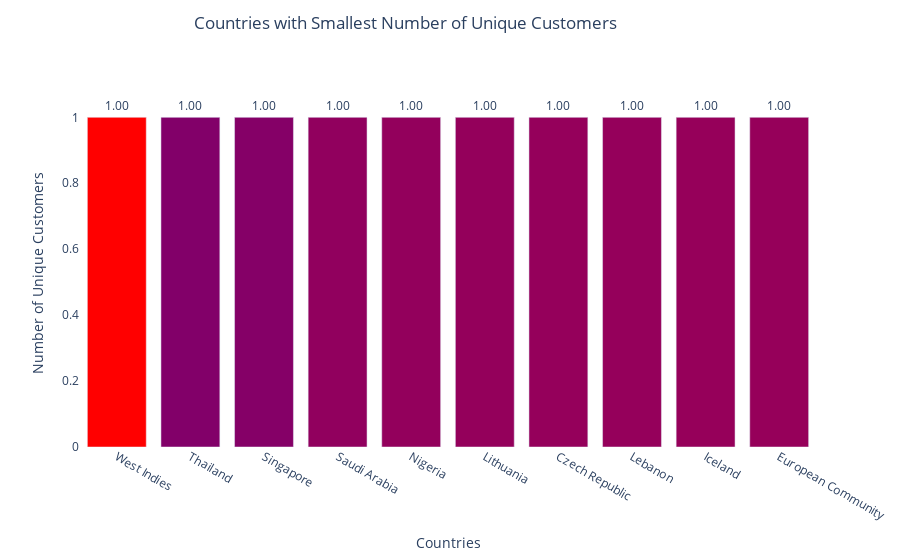

Notebook code cell kept with this figure:
### Code cell
fig = go.Figure(data=[
    go.Bar(name='Countries with Smallest Number of Unique Customers', 
           x=retail_countries_customers_asc['Country'].astype(str), 
           y=retail_countries_customers_asc['Customer Count'],
           marker_opacity=1,
           marker={'color': retail_countries_customers_desc['Customer Count'],
                   'colorscale': 'Rainbow'}
          )
    ])

fig.update_traces(texttemplate='%{y:.3s}', textposition='outside')

fig.update_layout(title='Countries with Smallest Number of Unique Customers',
                  title_x=0.45,
                  title_y=0.97,
                  xaxis_title="Countries",
                  yaxis_title="Number of Unique Customers",
                  plot_bgcolor='white')
fig.show()

### Figure 1 — Plotly figure (JSON) as saved in the notebook; plotly's stock layout.template omitted (floating-point values rounded to 4 significant figures)
{"data": [{"marker": {"color": [5410, 107, 95, 41, 29, 24, 23, 22, 19, 17], "colorscale": [[0, "rgb(150,0,90)"], [0.125, "rgb(0,0,200)"], [0.25, "rgb(0,25,255)"], [0.375, "rgb(0,152,255)"], [0.5, "rgb(44,255,150)"], [0.625, "rgb(151,255,0)"], [0.75, "rgb(255,234,0)"], [0.875, "rgb(255,111,0)"], [1, "rgb(255,0,0)"]], "opacity": 1}, "name": "Countries with Smallest Number of Unique Customers", "textposition": "outside", "texttemplate": "%{y:.3s}", "type": "bar", "x": ["West Indies", "Thailand", "Singapore", "Saudi Arabia", "Nigeria", "Lithuania", "Czech Republic", "Lebanon", "Iceland", "European Community"], "y": [1, 1, 1, 1, 1, 1, 1, 1, 1, 1]}], "layout": {"plot_bgcolor": "white", "title": {"text": "Countries with Smallest Number of Unique Customers", "x": 0.45, "y": 0.97}, "xaxis": {"title": {"text": "Countries"}}, "yaxis": {"title": {"text": "Number of Unique Customers"}}}}
